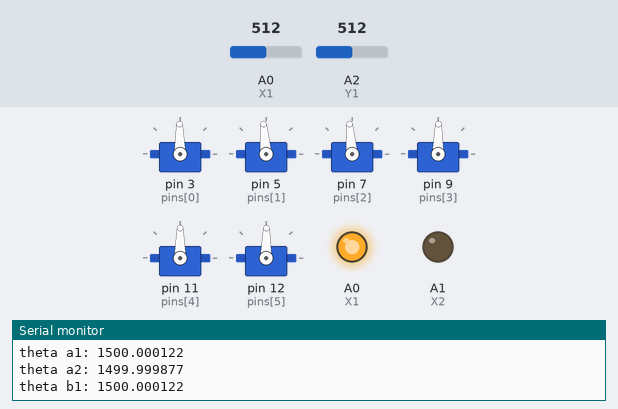
This sketch was run on a simulated Arduino Uno, built with avr-gcc and run on an emulated ATmega328P. Shown: 6 × servo, output pins drawn as LEDs (lit = HIGH), the last lines printed to the serial monitor. The inputs (shaded band) are chosen by the test bench; at power-on: A0 (X1) = 512, A2 (Y1) = 512.

Above: at 1.2 s.
1.3 s: A0 (X1) set to 306
At 2.4 s:
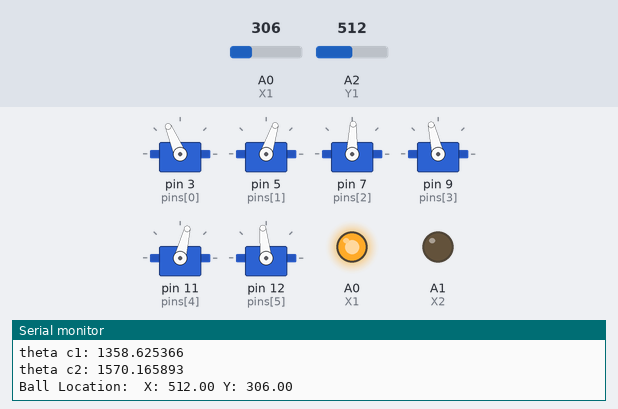
3.2 s: A2 (Y1) set to 105
At 4.5 s:
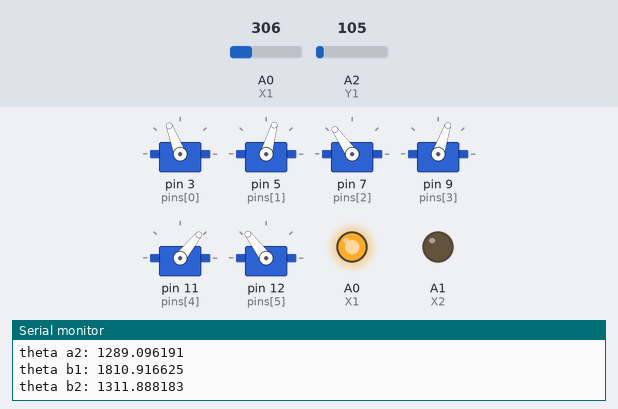
5.0 s: A2 (Y1) set to 93
At 6.5 s:
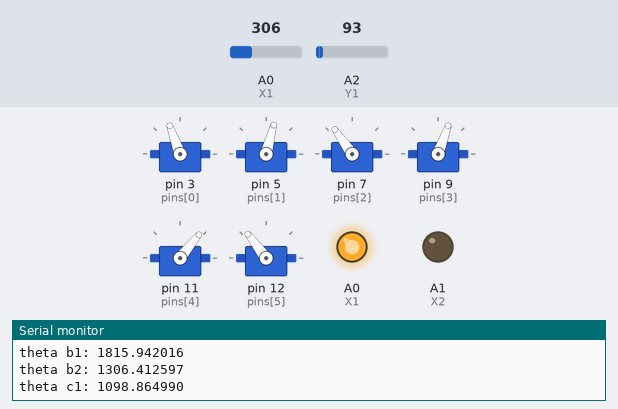
8.0 s: A0 (X1) set to 147
At 8.37 s:
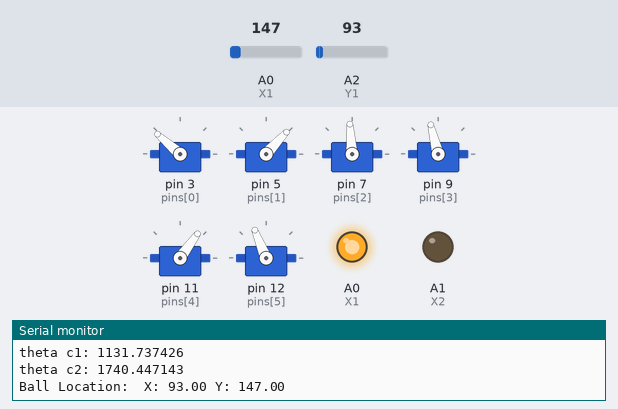
9.9 s: A0 (X1) set to 122
At 10.9 s:
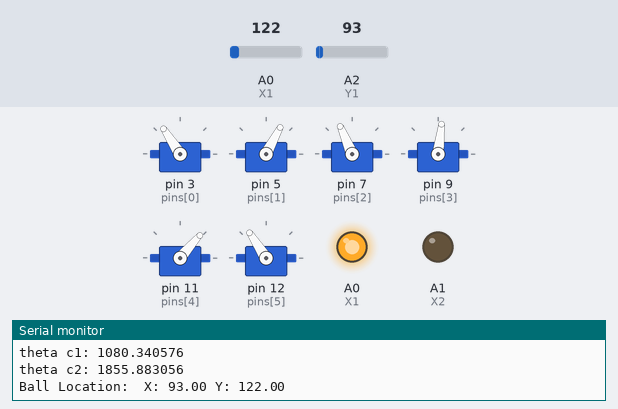
11.7 s: A2 (Y1) set to 1023
At 12.8 s:
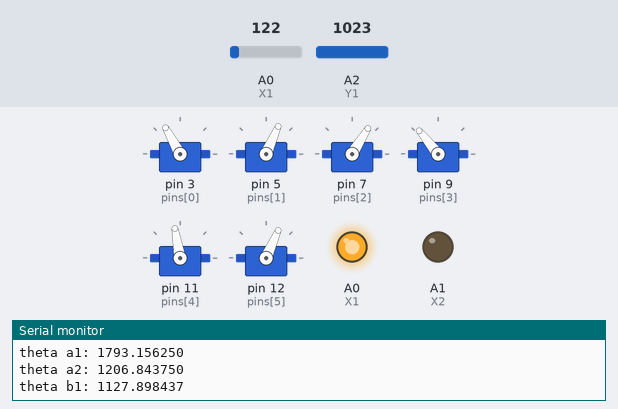
Timing chart, 0 to 14.7 s (numbered marks = the images above; inputs shaded):
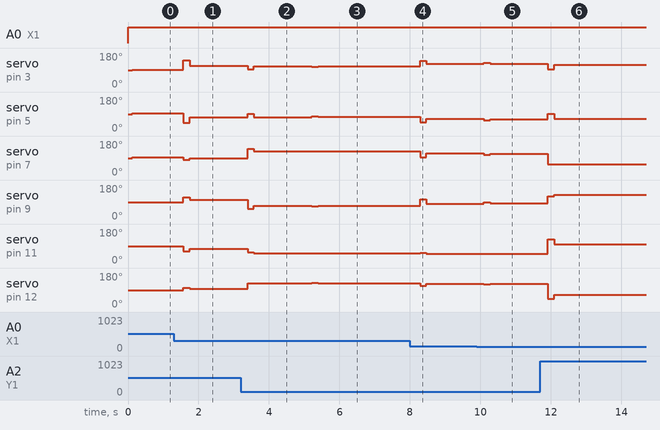

The sketch:

stewart_platform.ino
```cpp
#include "math.h"
#include "Servo.h"

#define Xres 1024
#define Yres 1024

#define X1 A0
#define X2 A1
#define Y1 A2
#define Y2 A3

int x = 0, y = 1, z = 2;
float xSum, ySum;
float xAvg, yAvg;

int pins[] = {3,5,7,9,11,12};
Servo platServo[6];
String ID[6] = { "a1", "a2", "b1", "b2", "c1", "c2" };  //servo ID's

float offset[6] = { -22, 20,     // channel #0 and channel #1
                    20, -40,     // channel #2 and channel #3
                    -30, -40 };  // channel #4 and channel #5

//**INVERSE KINEMATICS**
//----------------------

// user defined lengths (in mm)
float l0 = 73.025;
float lf = 67.775;
float d1 = 36.8893;
float d2 = 38.1;
float m = 12.7;
float p1 = 31.75;
float p2 = 129;

//calculates normal vectors nab, nac, and nbc for each side of the triangle
float nab[3] = { sqrt(3) * 0.5, -0.5, 0 };
float nac[3] = { sqrt(3) * 0.5, 0.5, 0 };
float nbc[3] = { 0, 1, 0 };

// intermediate variables
float t = (pow(lf, 2) * sqrt(3)) / 2;
float u = sqrt(pow(l0, 2) + pow(d1, 2)) * sin((2 * PI / 3) - atan(l0 / d1));  //(2*pi/3 is 120 degrees)

// calculates points a10, a20, b10, b20, c10, and c20
float a10[3] = { (d2 - u * sqrt(3)) / 2, (-u - d2 * sqrt(3)) / 2, 0 };
float a20[3] = { -a10[x], a10[y], 0 };
float b10[3] = { (u * sqrt(3) + d2) / 2, (d2 * sqrt(3) - u) / 2, 0 };
float b20[3] = { d2, u, 0 };
float c10[3] = { -b20[x], b20[y], 0 };
float c20[3] = { -b10[x], b10[y], 0 };

// calculates vectors, ab, ac, and bc
float ab[3] = { a20[x] - b10[x], a20[y] - b10[y], a20[z] - b10[z] };
float ac[3] = { a10[x] - c20[x], a10[y] - c20[y], a10[z] - c20[z] };
float bc[3] = { b20[x] - c10[x], b20[y] - c10[y], b20[z] - c10[z] };

float theta[6];                      //array for calculated theta values a1, a2, b1, b2, c1, c2 respectively
float nz = 1;                        //nz is predefined
float hz_norm = 118.19374266158451;  //normal hz value (at this height all servos are at 0 degrees)
float r_max = 0.25;                  // max radius of the nx and ny graph when nz = 1
float toDeg = 180 / PI;              // radians to degrees conversion factor

// PID
//----------------------
float origin[2] = {512, 512};
float r_platform = 724;
float ball[2];
float error[2];       // error of the ball
float error_prev[2];  // previous error value used to calculate derivative. Derivative = (error-previous_error)/(change in time)
float deriv[2];       // derivative of the error
float deriv_prev[2];  // previous derivative value
float kp = 6e-4;      // proportional constant
float kd = 0.56;      // derivative constant
float out[2];         // output values (nx and ny)
float time_i;         // initial time
float time_f;         // final time
float time;           //change in time

void setup() {
  Serial.begin(9600);
  for (int i = 0; i < 6; i++){
    platServo[i].attach(pins[i]);
    platServo[i].write(90);
  }
}

void loop() {
  findBall();  // finds the location of the ball
  Serial.print("Ball Location: ");
  Serial.print(" X: ");
  Serial.print(ball[x]);
  Serial.print(" Y: ");
  Serial.print(ball[y]);
  Serial.println();

  error[x] = origin[x] - ball[x];  // x component of error
  error[y] = ball[y] - origin[y];  // y component of error

  time_f = millis();       // sets final time
  time = time_f - time_i;  // change in time
  time_i = millis();       // sets initial time

  deriv[x] = (error[x] - error_prev[x]) / time;  // x component of derivative
  deriv[y] = (error[y] - error_prev[y]) / time;  // y component of derivative

  // checks if derivative is NaN or INF. If so, set to zero
  if (isnan(deriv[x]) || isinf(deriv[x])) {  // x component of derivative
    deriv[x] = 0;
  }
  if (isnan(deriv[y]) || isinf(deriv[y])) {  // y component of derivative
    deriv[y] = 0;
  }

  // sets previous error to current error
  error_prev[x] = error[x];  // x component of previous error
  error_prev[y] = error[y];  // x component of previous error

  float r_ball = sqrt(pow(error[x], 2) + pow(error[y], 2));  // calculates the distance from the center of the platfrom to the ball

  if (r_ball > r_platform) {
    // checks to see if the platform should be moved to the home position
    // checks if the ball is on the platform by comparing r_ball and r_platform. If r_ball is greater than r_platform, the ball is off the platform and the platform should be in the home position
    InverseKinematics(0, 0, hz_norm, 0, 0, 0);  //hx, hy, hz, nx, ny, ax
    moveServos();
  } else {  //if the ball should not be in the home position then calculate PD outputs
    // output values
    out[x] = (error[x] * kp) + (deriv[x] * kd);  // calculates output x by adding proportional*kp and derivative*kd terms
    out[y] = (error[y] * kp) + (deriv[y] * kd);  // calculates output y by adding proportional*kp and derivative*kd terms

    // error prevention
    float r_out = sqrt(pow(out[x], 2) + pow(out[y], 2));  //calculates magnitude of the out vector
    if (r_out > r_max) {                                  // if the magnitude of the out vector is greater than r_max, then scale the out vector to have a magnitude of r
      out[x] = out[x] * (r_max / r_out);
      out[y] = out[y] * (r_max / r_out);
    }

    //move platform
    InverseKinematics(0, 0, hz_norm, out[x], out[y], 0);  //hx, hy, hz, nx, ny, ax
    moveServos();
  }
}

void findBall(){
  ySum = 0;
  xSum = 0;
  pinMode(X1, INPUT);
  pinMode(X2, INPUT);
  digitalWrite(X2, LOW);
  pinMode(Y1,OUTPUT);
  digitalWrite(Y1,HIGH);
  pinMode(Y2,OUTPUT);
  digitalWrite(Y2,LOW);
  for (int i = 0; i < 4; i++){
    ySum += (analogRead(X1))/(1024/Xres);
  }
  ball[y] = ySum / 4;

  pinMode(Y1,INPUT);
  pinMode(Y2,INPUT);
  digitalWrite(Y2,LOW);
  pinMode(X1,OUTPUT);
  digitalWrite(X1,HIGH);
  pinMode(X2,OUTPUT);
  digitalWrite(X2,LOW);
  for (int i = 0; i < 4; i++){
    xSum += (analogRead(Y1))/(1024/Yres);
  }
  ball[x] = xSum / 4;
}

void moveServos(){
  platServo[0].write(theta[0] + offset[0]);
  platServo[1].write(theta[1] + offset[1]);
  platServo[2].write(theta[2] + offset[2]);
  platServo[3].write(theta[3] + offset[3]);
  platServo[4].write(theta[4] + offset[4]);
  platServo[5].write(theta[5] + offset[5]);
}

void InverseKinematics(float hx, float hy, float hz, float nx, float ny, float ax) {  // calculates theta values given hx, hy, hz, nx, ny, and ax (nz = 1 always)
  //define vectors and points
  float a[3] = { ax, 0, 0 }, a1f[3], a2f[3];
  float b[3], b1f[3], b2f[3];
  float c[3], c1f[3], c2f[3];

  float n[3] = { nx, ny, nz };  // defines normal vector
  n[x] = nx / mag(n);
  n[y] = ny / mag(n);
  n[z] = nz / mag(n);  // converts vector 'n' to a unit vector

  float h[3] = { hx, hy, hz };  // defined point h (center point of platform)

  // **STAGE 1 CALCULATIONS**
  //-------------------------
  // in regards to e, g, and k indexes 0, 1, and 2 are a, b, and c respectively
  float e[3], g[3], k[3];

  // af components
  e[0] = a[x] - h[x];                                                                                                       // 'ea'
  a[z] = ((n[y] * sqrt(pow(lf, 2) * (1 - pow(n[x], 2)) - pow(e[0], 2)) - n[z] * n[x] * e[0]) / (1 - pow(n[x], 2))) + h[z];  // 'az'
  g[0] = a[z] - h[z];                                                                                                       // calculates 'ga'
  a[y] = h[y] - sqrt(pow(lf, 2) - pow(g[0], 2) - pow(e[0], 2));                                                             // 'ay'
  k[0] = a[y] - h[y];                                                                                                       // 'ka'

  float w = sqrt(3) * (n[x] * g[0] - n[z] * e[0]);  // intermediate variable

  // bf components
  b[y] = h[y] + ((sqrt(pow(w, 2) - 3 * pow(lf, 2) * (1 - pow(n[y], 2)) + pow(2 * k[0], 2)) - w) / 2);  // 'by'
  k[1] = b[y] - h[y];                                                                                  // 'kb'
  b[x] = ((e[0] * k[1] - n[z] * t) / k[0]) + h[x];                                                     // 'bx'
  e[1] = b[x] - h[x];                                                                                  // 'eb'
  b[z] = ((n[x] * t + g[0] * k[1]) / k[0]) + h[z];                                                     //'bz'
  g[1] = b[z] - h[z];                                                                                  // 'gb'

  // cf components
  c[y] = h[y] + ((w + sqrt(pow(w, 2) - 3 * pow(lf, 2) * (1 - pow(n[y], 2)) + pow(2 * k[0], 2))) / 2);  // 'cy'
  k[2] = c[y] - h[y];                                                                                  // 'kc'
  c[x] = ((e[0] * k[2] + n[z] * t) / k[0]) + h[x];                                                     // 'cx'
  e[2] = c[x] - h[x];                                                                                  // 'ec'
  c[z] = ((g[0] * k[2] - n[x] * t) / k[0]) + h[z];                                                     // 'cz'
  g[2] = c[z] - h[z];                                                                                  // 'gc'

  // STAGE 2 CALCULATIONS
  //---------------------

  // a1
  a1f[x] = a[x] + (m / lf) * (n[z] * k[0] - n[y] * g[0]);  // a1fx
  if (e[0] == 0) {                                         //if e[0] is 0 then there will be a divide by zero error
    a1f[y] = a[y];                                         // a1fy
    a1f[z] = a[z];                                         // a1fz
  } else {
    a1f[y] = a[y] + ((a1f[x] - a[x]) * k[0] - n[z] * lf * m) / e[0];  // a1fy
    a1f[z] = a[z] + (n[y] * lf * m + (a1f[x] - a[x]) * g[0]) / e[0];  // a1fz
  }
  float a1[3] = { a1f[x] - a10[x], a1f[y] - a10[y], a1f[z] - a10[z] };  // vector 'a1'

  // a2
  a2f[x] = 2 * a[x] - a1f[x];                                           // a2fx
  a2f[y] = 2 * a[y] - a1f[y];                                           // a2fy
  a2f[z] = 2 * a[z] - a1f[z];                                           // a2fz
  float a2[3] = { a2f[x] - a20[x], a2f[y] - a20[y], a2f[z] - a20[z] };  // vector 'a2'

  // b1
  b1f[x] = b[x] + (m / lf) * (n[z] * k[1] - n[y] * g[1]);               // b1fx
  b1f[y] = b[y] + ((b1f[x] - b[x]) * k[1] - n[z] * lf * m) / e[1];      // b1fy
  b1f[z] = b[z] + (n[y] * lf * m + (b1f[x] - b[x]) * g[1]) / e[1];      // b1fz
  float b1[3] = { b1f[x] - b10[x], b1f[y] - b10[y], b1f[z] - b10[z] };  // vector 'b1'

  // b2
  b2f[x] = 2 * b[x] - b1f[x];                                           // b2fx
  b2f[y] = 2 * b[y] - b1f[y];                                           // b2fy
  b2f[z] = 2 * b[z] - b1f[z];                                           // b2fz
  float b2[3] = { b2f[x] - b20[x], b2f[y] - b20[y], b2f[z] - b20[z] };  // vector 'b2'

  // c1
  c1f[x] = c[x] + (m / lf) * (n[z] * k[2] - n[y] * g[2]);               // c1fx
  c1f[y] = c[y] + ((c1f[x] - c[x]) * k[2] - n[z] * lf * m) / e[2];      // c1fy
  c1f[z] = c[z] + (n[y] * lf * m + (c1f[x] - c[x]) * g[2]) / e[2];      // c1fz
  float c1[3] = { c1f[x] - c10[x], c1f[y] - c10[y], c1f[z] - c10[z] };  // vector 'c1'

  // c2
  c2f[x] = 2 * c[x] - c1f[x];                                           // c2fx
  c2f[y] = 2 * c[y] - c1f[y];                                           // c2fy
  c2f[z] = 2 * c[z] - c1f[z];                                           // c2fzSerial.println("-----------------------");
  float c2[3] = { c2f[x] - c20[x], c2f[y] - c20[y], c2f[z] - c20[z] };  // vector 'c2'

  //**STAGE 3 CALCULATIONS**
  //------------------------

  // theta_a1
  float a1s[3] = { nac[x] * dot(a1, nac), nac[y] * dot(a1, nac), nac[z] * dot(a1, nac) };                                // vector 'a1s'
  float mag_a1s = mag(a1s);                                                                                              // magnitude of vector 'a1s'
  float a1_proj[3] = { a1[x] - a1s[x], a1[y] - a1s[y], a1[z] - a1s[z] };                                                 // projection of vector 'a1' onto the ac plane
  float mag_a1_proj = mag(a1_proj);                                                                                      // magnitude of vector 'a1' projected on the ac plane
  float mag_p2a1 = sqrt(pow(p2, 2) - pow(mag_a1s, 2));                                                                   // magnitude of link p2 projected on the ac plane
  theta[0] = acos(-dot(a1_proj, ac) / (2 * d2 * mag_a1_proj));                                                           // theta a1
  theta[0] = (theta[0] - acos((pow(mag_a1_proj, 2) + pow(p1, 2) - pow(mag_p2a1, 2)) / (2 * mag_a1_proj * p1))) * toDeg;  // theta a1 continued calculation

  // theta_a2
  float a2s[3] = { nab[x] * dot(a2, nab), nab[y] * dot(a2, nab), nab[z] * dot(a2, nab) };                                // vector 'a2s'
  float mag_a2s = mag(a2s);                                                                                              // magnitude of vector 'a2s'
  float a2_proj[3] = { a2[x] - a2s[x], a2[y] - a2s[y], a2[z] - a2s[z] };                                                 // projection of vector 'a2' onto the ab plane
  float mag_a2_proj = mag(a2_proj);                                                                                      // magnitude of vector 'a2' projected on the ab plane
  float mag_p2a2 = sqrt(pow(p2, 2) - pow(mag_a2s, 2));                                                                   // magnitude of link p2 projected on the ab plane
  theta[1] = acos(-dot(a2_proj, ab) / (2 * d2 * mag_a2_proj));                                                           // theta a2
  theta[1] = (theta[1] - acos((pow(mag_a2_proj, 2) + pow(p1, 2) - pow(mag_p2a2, 2)) / (2 * mag_a2_proj * p1))) * toDeg;  // theta a2 continued calculation

  // theta_b1
  float b1s[3] = { nab[x] * dot(b1, nab), nab[y] * dot(b1, nab), nab[z] * dot(b1, nab) };                                // vector 'b1s'
  float mag_b1s = mag(b1s);                                                                                              // magnitude of vector 'b1s'
  float b1_proj[3] = { b1[x] - b1s[x], b1[y] - b1s[y], b1[z] - b1s[z] };                                                 // projection of vector 'b1' onto the ab plane
  float mag_b1_proj = mag(b1_proj);                                                                                      // magnitude of vector 'b1' projected on the ab plane
  float mag_p2b1 = sqrt(pow(p2, 2) - pow(mag_b1s, 2));                                                                   // magnitude of link p2 projected on the ab plane
  theta[2] = acos(dot(b1_proj, ab) / (2 * d2 * mag_b1_proj));                                                            // theta b1
  theta[2] = (theta[2] - acos((pow(mag_b1_proj, 2) + pow(p1, 2) - pow(mag_p2b1, 2)) / (2 * mag_b1_proj * p1))) * toDeg;  // theta b1 continued calculation

  // theta_b2
  float b2s[3] = { nbc[x] * dot(b2, nbc), nbc[y] * dot(b2, nbc), nbc[z] * dot(b2, nbc) };                                // vector 'b2s'
  float mag_b2s = mag(b2s);                                                                                              // magnitude of vector 'b2s'
  float b2_proj[3] = { b2[x] - b2s[x], b2[y] - b2s[y], b2[z] - b2s[z] };                                                 // projection of vector 'b2' onto the bc plane
  float mag_b2_proj = mag(b2_proj);                                                                                      // magnitude of vector 'b2' projected on the bc plane
  float mag_p2b2 = sqrt(pow(p2, 2) - pow(mag_b2s, 2));                                                                   // magnitude of link p2 projected on the bc plane
  theta[3] = acos(-dot(b2_proj, bc) / (2 * d2 * mag_b2_proj));                                                           // theta b2
  theta[3] = (theta[3] - acos((pow(mag_b2_proj, 2) + pow(p1, 2) - pow(mag_p2b2, 2)) / (2 * mag_b2_proj * p1))) * toDeg;  // theta b2 continued calculation

  // theta_c1
  float c1s[3] = { nbc[x] * dot(c1, nbc), nbc[y] * dot(c1, nbc), nbc[z] * dot(c1, nbc) };                                // vector 'c1s'
  float mag_c1s = mag(c1s);                                                                                              // magnitude of vector 'c1s'
  float c1_proj[3] = { c1[x] - c1s[x], c1[y] - c1s[y], c1[z] - c1s[z] };                                                 // projection of vector 'c1' onto the bc plane
  float mag_c1_proj = mag(c1_proj);                                                                                      // magnitude of vector 'c1' projected on the bc plane
  float mag_p2c1 = sqrt(pow(p2, 2) - pow(mag_c1s, 2));                                                                   // magnitude of link p2 projected on the bc plane
  theta[4] = acos(dot(c1_proj, bc) / (2 * d2 * mag_c1_proj));                                                            // theta c1
  theta[4] = (theta[4] - acos((pow(mag_c1_proj, 2) + pow(p1, 2) - pow(mag_p2c1, 2)) / (2 * mag_c1_proj * p1))) * toDeg;  // theta c1 continued calculation

  //theta_c2
  float c2s[3] = { nac[x] * dot(c2, nac), nac[y] * dot(c2, nac), nac[z] * dot(c2, nac) };                                // vector 'c2s'
  float mag_c2s = mag(c2s);                                                                                              // magnitude of vector 'c2s'
  float c2_proj[3] = { c2[x] - c2s[x], c2[y] - c2s[y], c2[z] - c2s[z] };                                                 // projection of vector 'c2' onto the ac plane
  float mag_c2_proj = mag(c2_proj);                                                                                      // magnitude of vector 'c2' projected on the ac plane
  float mag_p2c2 = sqrt(pow(p2, 2) - pow(mag_c2s, 2));                                                                   // magnitude of link p2 projected on the ac plane
  theta[5] = acos(dot(c2_proj, ac) / (2 * d2 * mag_c2_proj));                                                            // theta c2
  theta[5] = (theta[5] - acos((pow(mag_c2_proj, 2) + pow(p1, 2) - pow(mag_p2c2, 2)) / (2 * mag_c2_proj * p1))) * toDeg;  // theta c2 continued calculation

  for (int i = 0; i < 6; i++) {  //checks for errors to see if theta values are between -40 and 40 degrees and if they are real numbers
    theta[i] += 90;
    if ((50 > theta[i]) || (130 < theta[i])) {
      Serial.println("ERROR: CURRENT VALUES EXCEED ANGLE RANGE");
    }
    if (isnan(theta[i])) {
      Serial.println("ERROR: CURRENT VALUES CANNOT PHYSICALLY BE EXECUTED");
    }
  }

  transformAngles();

  for (int i = 0; i < 6; i++){
    Serial.print(String("theta "+ID[i]+": ")); // prints servo ID
    Serial.println(theta[i], 6); // prints theta value
  }
}

float mag(float array[]) {  //finds the magnitude of an array of size 3
  float mag = 0;
  for (int i = 0; i < 3; i++) {
    mag = mag + pow(array[i], 2);  //adds component i of array squared
  }
  mag = sqrt(mag);
  return mag;
}

float dot(float array1[], float array2[]) {  //calculates the dot product of two arrays
  return array1[0] * array2[0] + array1[1] * array2[1] + array1[2] * array2[2];
}

void transformAngles(){
  for(int i = 0; i < 6; i++){
    theta[i] = ((theta[i] - 90) / 45) * 650;
    if (i % 2 == 0){
      theta[i] *= -1;
    }
    theta[i] += 1500;
  }
}
```

Measured:
- the behaviour switches between 133 and 132 on A0 (X1) (found by bisection; images 4 and 5)
- after the input at 1.3 s, servo on pin 3 (pins[0]): 91° → 142° after 0.27 s, → 113° 0.18 s later; servo on pin 5 (pins[1]): 95° → 43° after 0.27 s, → 72° 0.18 s later
- after the input at 3.2 s, servo on pin 3 (pins[0]): 113° → 94° after 0.19 s, → 111° 0.18 s later; servo on pin 5 (pins[1]): 72° → 91° after 0.19 s, → 74° 0.18 s later
- after the input at 5.0 s, servo on pin 3 (pins[0]): 111° → 108° after 0.21 s, → 110° 0.18 s later; servo on pin 5 (pins[1]): 74° → 77° after 0.21 s, → 75° 0.18 s later
- after the input at 8.0 s, servo on pin 3 (pins[0]): 110° → 139° after 0.29 s, → 122° 0.18 s later; servo on pin 5 (pins[1]): 75° → 47° after 0.29 s, → 64° 0.18 s later
- after the input at 9.9 s, servo on pin 3 (pins[0]): 122° → 129° after 0.20 s, → 123° 0.18 s later; servo on pin 5 (pins[1]): 64° → 57° after 0.20 s, → 62° 0.18 s later
- after the input at 11.7 s, servo on pin 3 (pins[0]): 123° → 93° after 0.21 s, → 119° 0.18 s later; servo on pin 5 (pins[1]): 62° → 92° after 0.21 s, → 66° 0.18 s later
